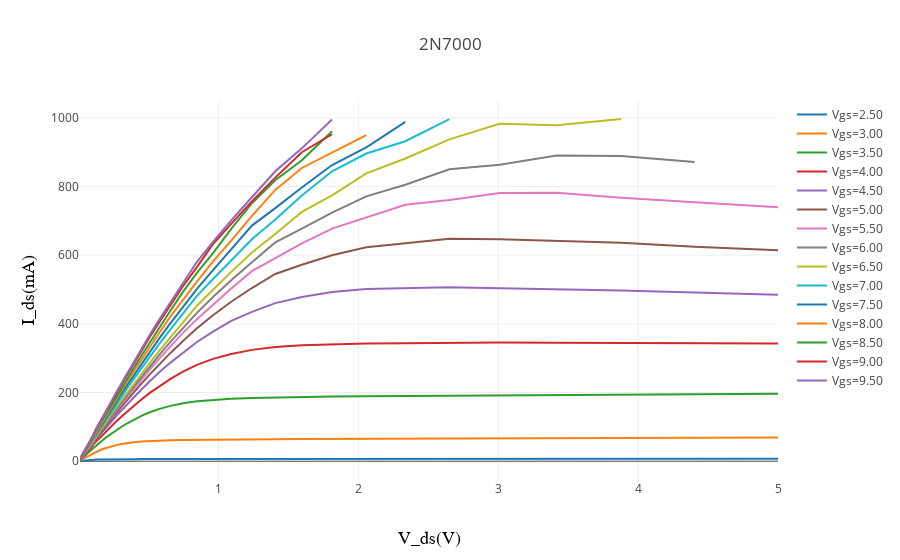

This figure's notebook cell:
### Code cell
data= []

for r in results:
    trace =  go.Scatter(x=r['Vds'], y=1e3*r['Ids'], name='Vgs=%.2f' % (r['Vgs']))
    data.append(trace)

layout = go.Layout(
    title='2N7000',
    xaxis=dict(
        title='V_ds(V)',
        #type='log',
        titlefont=dict(
            family='Courier New, monospace',
            size=18,
            color='#000000'
        )
    ),
    yaxis=dict(
        title='I_ds(mA)', 
        #range=[0, 300],
        titlefont=dict(
            family='Courier New, monospace',
            size=18,
            color='#000000'
        )
    )
)


iplot({ 'data': data, "layout": layout })
